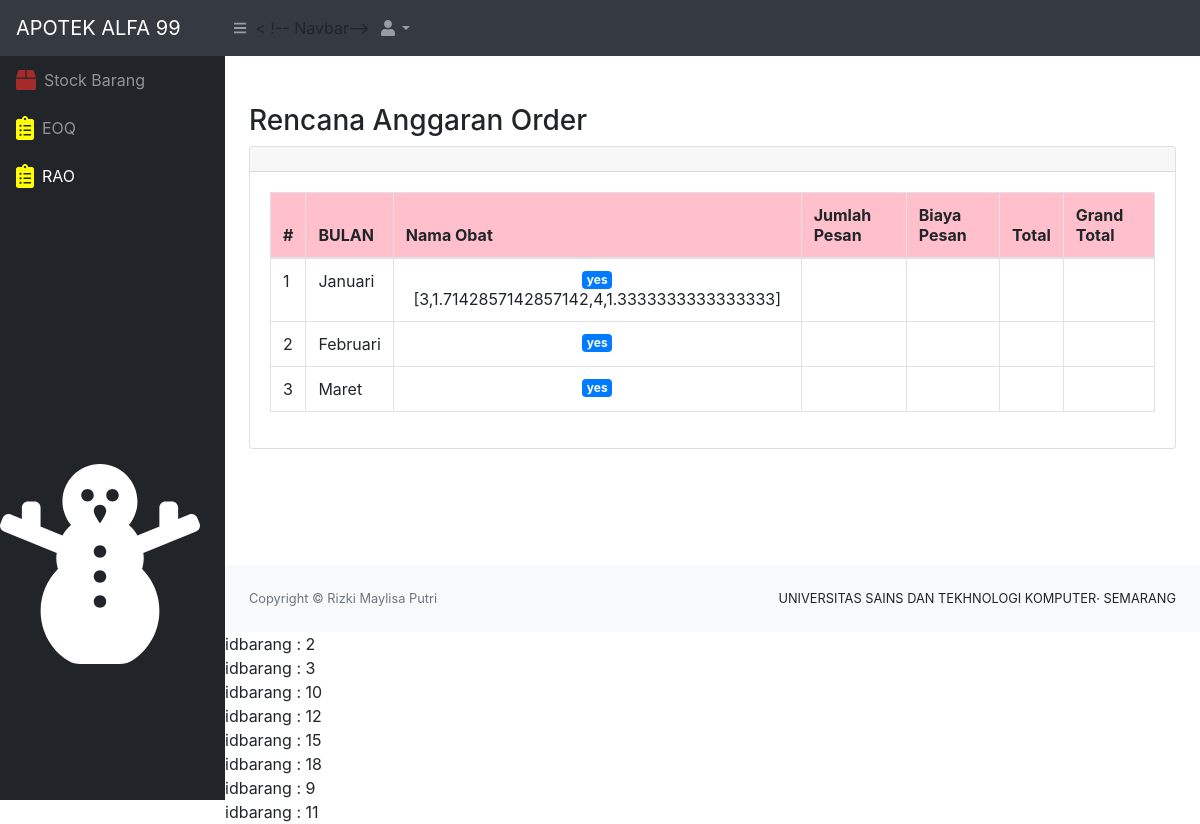
The page /adminorder/plan.php on the database its author committed.
### tables this page shows
CREATE TABLE `pesan` (
  `idpesan` int(11) NOT NULL,
  `idbarang` int(11) NOT NULL,
  `jumlahpesan` int(11) NOT NULL,
  `tanggal` timestamp NOT NULL DEFAULT current_timestamp() ON UPDATE current_timestamp(),
  `biayapesan` int(11) NOT NULL,
  `biayasimpan` int(11) NOT NULL,
  `eoq` int(11) NOT NULL,
  `atas` int(11) NOT NULL,
  `bawah` int(11) NOT NULL,
  `frekuensi` int(11) NOT NULL,
  `daurulang` int(11) NOT NULL,
  `bulan` int(11) NOT NULL
);

### adminorder/plan.php (the view, shortened to what this page needs)
    <html lang="en">
    <head>
        <link href="css/styles.css" rel="stylesheet" />
        <link href="https://cdn.datatables.net/1.10.20/css/dataTables.bootstrap4.min.css" rel="stylesheet"
 />
    </head>
    <body class="sb-nav-fixed">
        <nav class="sb-topnav navbar navbar-expand navbar-dark bg-dark"><a class="navbar-brand"
                href="menuorder.php">APOTEK ALFA 99</a><button class="btn btn-link btn-sm order-1 order-lg-0"
                id="sidebarToggle" href="#"><i class="fas fa-bars"></i></button>
            < !-- Navbar-->
                <ul class="navbar-nav ml-auto ml-md-0">
                    <li class="nav-item dropdown"><a class="nav-link dropdown-toggle" id="userDropdown" href="#"
                            role="button" data-toggle="dropdown" aria-haspopup="true" aria-expanded="false"><i
                                class="fas fa-user fa-fw"></i></a>
                    </li>
                </ul>
        </nav>
        <div id="layoutSidenav">
            <div id="layoutSidenav_nav">
                <nav class="sb-sidenav accordion sb-sidenav-dark" id="sidenavAccordion">
                    <div class="sb-sidenav-menu">
                        <div class="nav"><a class="nav-link" href="menuorder.php">
                                <div class="sb-nav-link-icon"><i class='fas fa-box'
                                        style='font-size:20px;color:brown'></i></div>Stock Barang
                            </a><a class="nav-link" href="pesan.php">
                                <div class="sb-nav-link-icon"><i class='fas fa-clipboard-list'
                                        style='font-size:24px;color:yellow'></i></i></div>EOQ <a class="nav-link"
                                    href="plan.php">
                                    <div class="sb-nav-link-icon"><i class='fas fa-clipboard-list'
                                            style='font-size:24px;color:yellow'></i></i></div>RAO
                                </a>
                            </a><a class="nav-link" href=""></a><a class="nav-link" href=""></a><a class="nav-link"
                                href=""></a><a class="nav-link" href=""></a><a class="nav-link" href=""></a><a
                                class="nav-link" href=""></a><a class="nav-link" href=""></a><a class="nav-link"
                                href=""></a><a class="nav-link" href=""></a><a class="nav-link" href=""></a><a
                                class="nav-link" href=""></a><i class='fas fa-snowman'
                                style='font-size:200px;color:white'></i></div>
                    </div>
                </nav>
            </div>
            <div id="layoutSidenav_content">
                <main>
                    <div class="container-fluid">
                        <h3 class="mt-4">Rencana Anggaran Order</h3>
                        <div class="card mb-4">
                            <div class="card-header"></div>
                            <div class="card-body">
                                <div class="table-responsive">
                                    <table class="table table-bordered" id="dataTable" width="100%" cellspacing="0">
                                        <thead>
                                                <tr>
                                                    <th bgcolor="pink">#</th>
                                                    <th bgcolor="pink">BULAN</th>
                                                    <th bgcolor="pink">Nama Obat</th>
                                                    <th bgcolor="pink">Jumlah Pesan</th>
                                                    <th bgcolor="pink">Biaya Pesan</th>
                                                    <th bgcolor="pink">Total</th>
                                                    <th bgcolor="pink">Grand Total</th>
                                                </tr>
                                        </thead>
                                        <tbody>
                                            <?php
                                                $arr_bln_januari = array();
                                            ?>
                                            <?php $servername="localhost";
                                                $username="root";
                                                $password="";
                                                $dbname="stockbarang";
                                                $conn=new mysqli($servername, $username, $password, $dbname);
                                                $data="SELECT * FROM ujicoba";
                                                $result=$conn->query($data);
                                                if($result->num_rows > 0) {
                                                    while ($row=$result->fetch_assoc()) {
                                                        $arr_bln_januari[] = 12/$row['frekuensi'];
                                                    }
                                                }
                                            ?>
                                            <tr>
                                                <td>1</td>
                                                <td>Januari</td>
                                                <td class="text-center"><span class="badge bg-primary text-white">yes</span>
                                                <?php echo json_encode($arr_bln_januari);?>
                                                </td>
                                                <td></td>
                                                <td></td>
                                                <td></td>
                                                <td></td>
                                            </tr>
                                            <tr>
                                                <td>2</td>
                                                <td>Februari</td>
                                                <td class="text-center"><span
                                                        class="badge bg-primary text-white">yes</span></td>
                                                <td></td>
                                                <td></td>
                                                <td></td>
                                                <td></td>
                                            </tr>
                                            <tr>
                                                <td>3</td>
                                                <td>Maret</td>
                                                <td class="text-center"><span
                                                        class="badge bg-primary text-white">yes</span></td>
                                                <td></td>
                                                <td></td>
                                                <td></td>
                                                <td></td>
                                            </tr>
                                        </tbody>
                                    </table>
                                </div>
                            </div>
                        </div>
                    </div>
                </main>
                <footer class="py-4 bg-light mt-auto">
                    <div class="container-fluid">
                        <div class="d-flex align-items-center justify-content-between small">
                            <div class="text-muted">Copyright &copy;
                                Rizki Maylisa Putri</div>
                            <div><a>UNIVERSITAS SAINS DAN TEKHNOLOGI KOMPUTER</a>&middot;
                                <a>SEMARANG</a></div>
                        </div>
                    </div>
                </footer><?php $servername="localhost";
$username="root";
$password="";
$dbname="stockbarang";
$conn=new mysqli($servername, $username, $password, $dbname);
$data="SELECT * FROM pesan";
$result=$conn->query($data);
if($result->num_rows > 0) {
    while ($row=$result->fetch_assoc()) {
        echo "idbarang : ".$row["idbarang"]. "<br>";
    }
}
?>
            </div>
        </div>
    </body>
    </html>

### rows shown on the page
pesan: idbarang "2"
pesan: idbarang "3"
pesan: idbarang "10"
pesan: idbarang "12"
pesan: idbarang "15"
pesan: idbarang "18"
pesan: idbarang "9"
pesan: idbarang "11"

### other values the page prints
json_encode($arr_bln_januari) "[3,1.7142857142857142,4,1.3333333333333333]"
